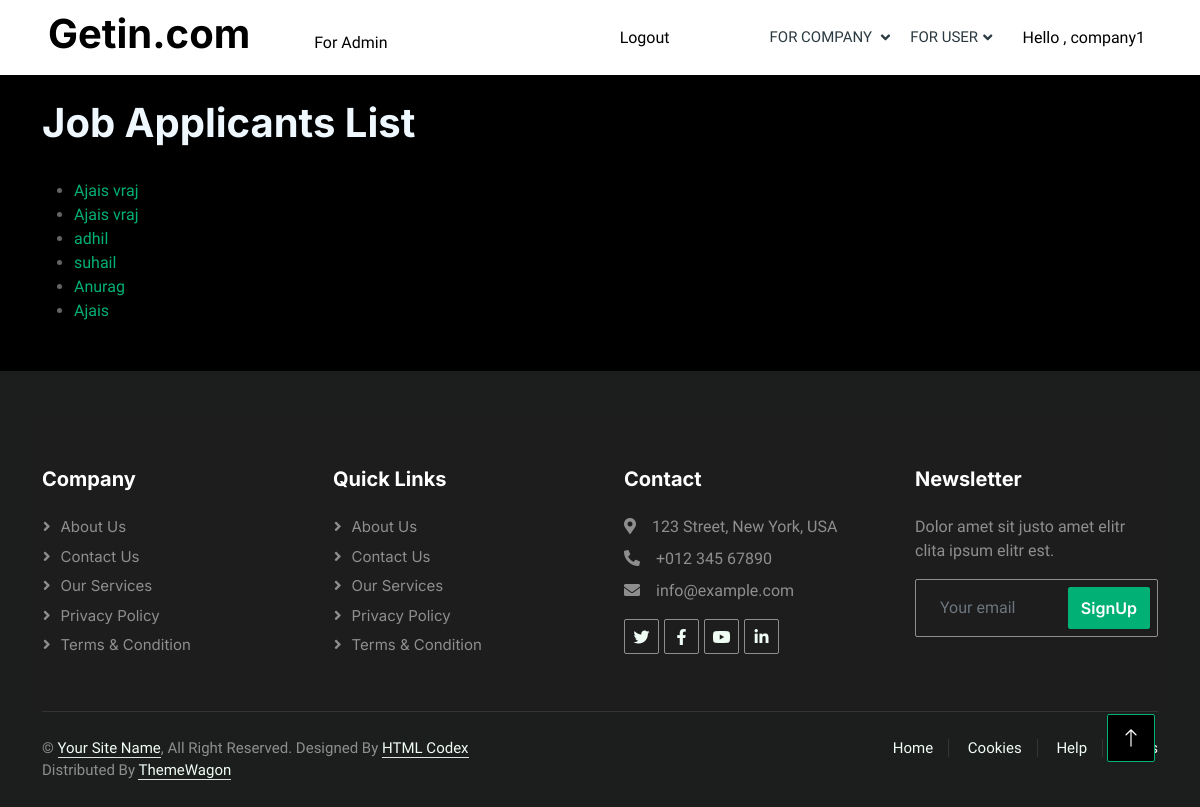
/job_applicants_list (signed in), run on an earlier commit of the app's database.
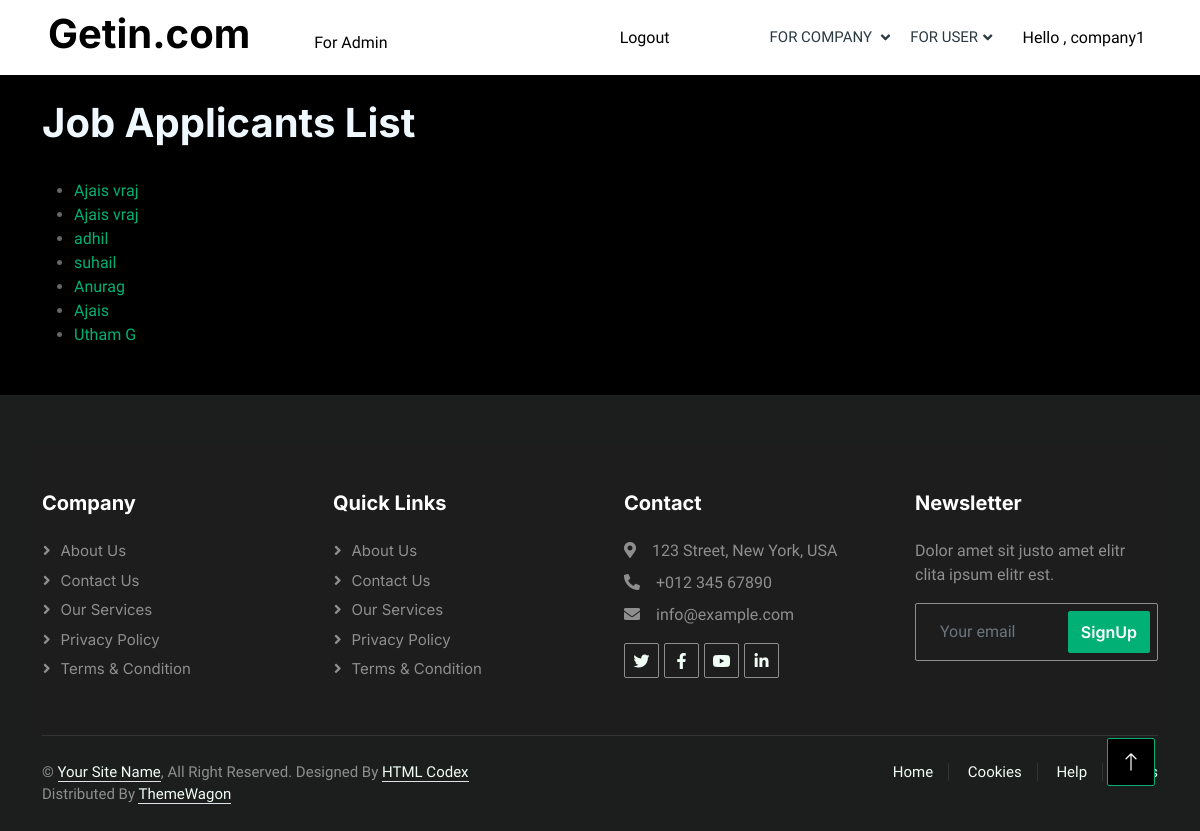
And on a later commit of the database.
### user/models.py (models this page shows, shortened)
class JobApplication(models.Model):
    user = models.ForeignKey(User, on_delete=models.CASCADE,default=1)
    job = models.ForeignKey(AddJob, on_delete=models.CASCADE)
    name = models.CharField(max_length=100)
    email = models.EmailField()
    resume = models.FileField(upload_to='resumes/',null=True, blank=True)

### company/decorators.py (the view)
    def wrappeer(request,*args,**kwargs):
        if not request.user.is_authenticated:
            return redirect('company_login')
        else:
            if request.user.role != 'COMPANY':
                return render(request, "unauthorized.html")
        return function(request,*args,**kwargs)

### company/views.py (called while the page is built)
@company_login_required
def job_applicants_list(request):
    applicants_list = JobApplication.objects.all()
    context = {
        'applicants_list':applicants_list
    }
    return render(request,'company/job_applicants_list.html',context)

### templates/company/job_applicants_list.html
{% extends 'base.html' %}
{% block content %}
<div class="container"><br>
    <h1 style="color: aliceblue;">Job Applicants List</h1><br>
    {% if applicants_list %}
        <ul>
            {% for applicant in applicants_list %}
                {% with job=applicant.job %}
                    <li>
                        <a href="{% url 'job_applicants' id=job.id %}">{{ applicant.name }}</a>
                    </li>
                {% endwith %}
            {% endfor %}
        </ul>
    {% else %}
        <p>No applicants found.</p>
    {% endif %}
</div>
{% endblock %}

What changed in the data, as far as the page shows it:
added JobApplication: name "Utham G"
